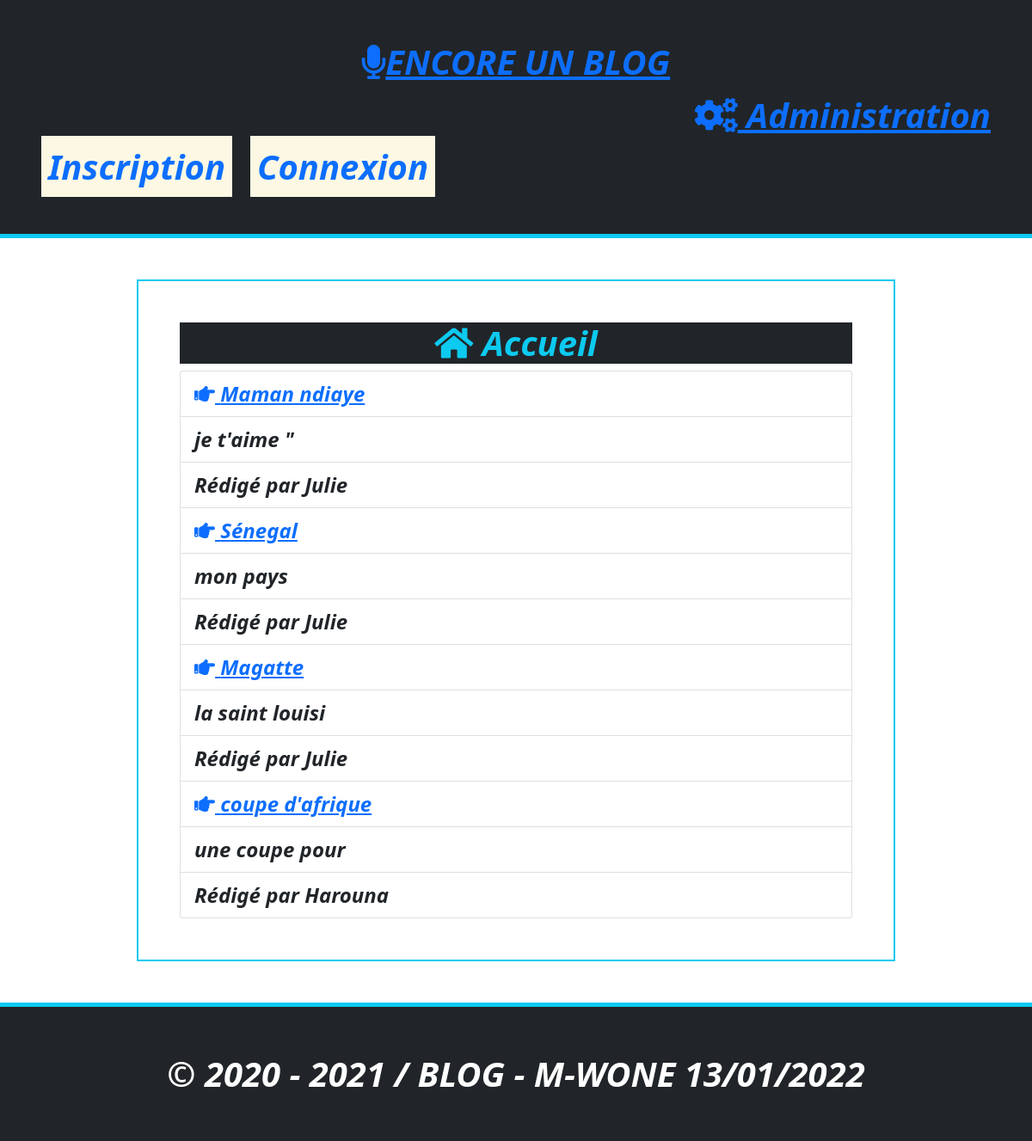
The page / on the database its author committed.
### tables this page shows
CREATE TABLE IF NOT EXISTS `article` (
  `id` int NOT NULL AUTO_INCREMENT,
  `titre` varchar(30) NOT NULL,
  `contenu` text NOT NULL,
  `date_creation` datetime DEFAULT NULL,
  `auteur` int NOT NULL,
  `categorie` varchar(20) NOT NULL,
  PRIMARY KEY (`id`),
  KEY `auteur` (`auteur`),
  KEY `categorie` (`categorie`)
);

CREATE TABLE IF NOT EXISTS `auteur` (
  `id` int NOT NULL AUTO_INCREMENT,
  `prenom` varchar(20) NOT NULL,
  `nom` varchar(20) NOT NULL,
  `login` varchar(15) NOT NULL,
  `mdp` varchar(60) NOT NULL,
  PRIMARY KEY (`id`)
);

### modele/ModeleGenerique.php (called while the page is built)
<?php
    class ModeleGenerique{
        protected $pdo;
        public function __construct()
        {
            $this->pdo = new PDO("mysql:host=localhost;dbname=blog_b2", "root", "", [
                PDO::ATTR_ERRMODE => PDO::ERRMODE_EXCEPTION,
                PDO::ATTR_DEFAULT_FETCH_MODE => PDO::FETCH_ASSOC
            ]);
            $this->pdo->exec("SET NAMES utf8");
        }
        public function getAll($table){
            $stmt = $this->pdo->prepare("SELECT * FROM " .$table);
            $stmt->execute();
            return $stmt->fetchAll();
        }
        public function getOne($table, $value){
            $stmt = $this->pdo->prepare("SELECT * FROM " .$table . " WHERE id = ? ");
            $stmt->execute([$value]);
            return $stmt->fetch();
        }
    }

### controleur/Ctl_article.php (called while the page is built, shortened)
<?php
class Ctl_article{
    public function Url_article(){
        $mdl_auteur = new ModeleAuteur();
        $mdl_article = new ModeleArticle();
    }
}

### modele/ModeleArticle.php (called while the page is built, shortened)
<?php
class ModeleArticle extends ModeleGenerique{
    public function getAllArticle(){
        $resultat = $this->getAll("article");
          $articles = [];
          foreach($resultat as $key => $value){
            extract($value);
            $article = new Article($id, $titre, $contenu, $auteur, $categorie);
            $articles[] = $article;
          }
          return $articles;
    }
}

### classes/Article.php (called while the page is built, shortened)
<?php
class Article{
    private $id;
    private $titre;
    private $contenu;
    private $auteur;
    public function setId($id){$this->id = $id;}
    public function getId(){return $this->id;}
    public function setTitre($titre){$this->titre = $titre;}
    public function getTitre(){return $this->titre;}
    public function setContenu($contenu){$this->contenu = $contenu;}
    public function getContenu(){return $this->contenu;}
    public function setAuteur($auteur){$this->auteur = $auteur;}
    public function getAuteur(){return $this->auteur;}
}

### modele/ModeleAuteur.php (called while the page is built, shortened)
<?php
class ModeleAuteur extends ModeleGenerique{
    public function getAuteur($id){
        $res = $this->getOne("auteur", $id);
        extract($res);
        $auteur = new Auteur($id, $prenom, $nom, $login, $mdp);
        return $auteur;
    }
}

### classes/Auteur.php (called while the page is built, shortened)
<?php
class Auteur{
    private $prenom;
    public function setPrenom($prenom){$this->prenom  = $prenom;}
    public function getPrenom(){return $this->prenom;}
}

### vues/accueil.phtml (the view, shortened to what this page needs)
    <div class="mx-auto mt-5 w-75 border border-2 border-info p-5 bg-">
        <h2 class="text-info text-center fs-1 fw-bold fst-italic bg-dark w-auto"><i class="fas fa-home"></i> Accueil</h2>
        <ul class="list-group fw-bold fs-4 fst-italic">
            <?php foreach($articles as $key => $article): ?>
            <li class="list-group-item ">
                <a href="?action=getArt&id=<?= $article->getId(); ?>">
                    <i class="fas fa-hand-point-right"></i> <?= $article->getTitre(); ?>
                </a>
            </li>
            <li class="list-group-item"><?= substr($article->getContenu(), 0 ,15); ?></li>
            <li class="list-group-item"> Rédigé par <?= $mdl_auteur->getAuteur( $article->getAuteur() )->getPrenom(); ?></li>
            <?php endforeach; ?>
        </ul>
    </div>
<?php
    $content = ob_get_clean();
    include 'vues/template.phtml';

### index.php (shortened to what this page needs)
<?php
include "classes/Article.php";
include "classes/Auteur.php";
include('classes/Commentaire.php');
include "modele/ModeleGenerique.php";
include "modele/ModeleArticle.php";
include "modele/ModeleAuteur.php";
include "controleur/Ctl_article.php";
$mdl_article = new ModeleArticle();
$mdl_auteur = new ModeleAuteur();
$articles = $mdl_article->getAllArticle();
if (empty($_GET))
include('vues/accueil.phtml');

### vues/template.phtml (shortened to what this page needs)
<!DOCTYPE html>
<html lang="en">
<head>
    <link href="https://cdn.jsdelivr.net/npm/bootstrap@5.0.2/dist/css/bootstrap.min.css" rel="stylesheet">
    <link rel="stylesheet" href="https://pro.fontawesome.com/releases/v5.10.0/css/all.css"/>
    <link rel="stylesheet" href="https://pro.fontawesome.com/releases/v5.10.0/css/all.css"/>
</head>
<body>
    <header class="bg-dark p-5 text-white border border-0 border-bottom border-info border-5 mb-2 topnav">
        <h1 class="text-center text-uppercase text-primary fs-1 fst-italic fw-bold">
            <a href="."><i class="fas fa-microphone"></i>Encore un blog</a>
        </h1>
        <nav class="text-end fs-1 fst-italic fw-bold">
            <a href="?action=adminArt"><i class="fas fa-cogs"></i> Administration</a>
        </nav>
        <nav>
            <?php if( empty($_SESSION['auteur'])): ?>
                <a href="?action=inscription" class="fs-1 fst-italic fw-bold text-decoration-none mark">Inscription</a>
                <a href="?action=connexion" class="fs-1 fst-italic fw-bold text-decoration-none mark">Connexion</a>
            <?php endif; ?>
        </nav>
    </header>
    <main class="container-fluid  mb-5">
        <?= $content?? "contenu vide" ?>
    </main>
    <footer class="py-5 bg-dark border-top border-info border-5  mt-3">
        <div class="container">
            <p class="m-0 text-center text-uppercase text-white fs-1 fw-bold fst-italic"> &copy; 2020 - 2021 / Blog - M-Wone <?= date("d/m/Y") ?></p>
        </div>
    </footer>
</body>
</html>

### rows shown on the page
article: titre "Maman ndiaye", contenu "je t'aime \"", auteur.prenom "Julie"
article: titre "Sénegal", contenu "mon pays", auteur.prenom "Julie"
article: titre "Magatte", contenu "la saint louisi", auteur.prenom "Julie"
article: titre "coupe d'afrique", contenu "une coupe pour", auteur.prenom "Harouna"
